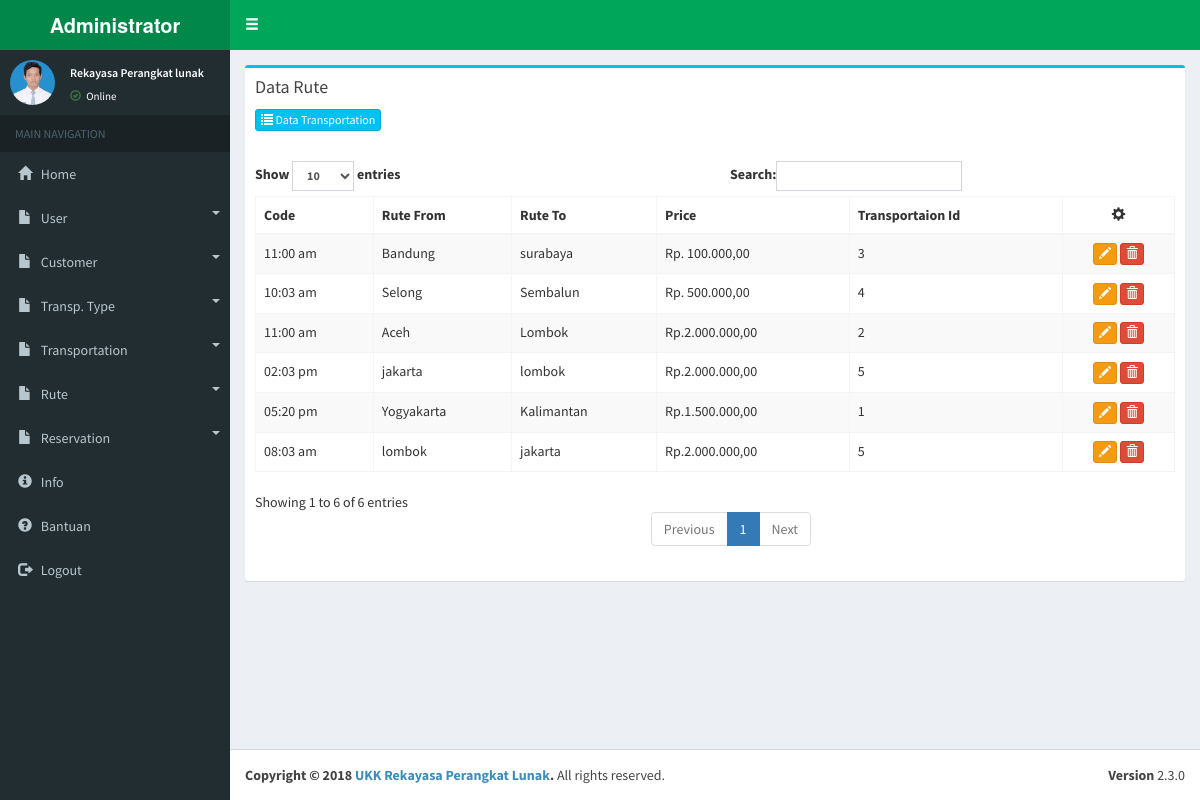
Page /admin/index.php?page=list_rute (signed in) on the committed database.
### tables this page shows
CREATE TABLE IF NOT EXISTS `rute` (
  `id_rute` int(11) NOT NULL,
  `depart_at` varchar(15) NOT NULL,
  `rute_from` varchar(100) NOT NULL,
  `rute_to` varchar(100) NOT NULL,
  `price` varchar(50) NOT NULL,
  `transportationid` int(11) NOT NULL
);

### admin/data/s-rute.php (the view, shortened to what this page needs)
<div class="row">
	<div class="col-xs-12">
		<div class="box box-info">
			<div class="box-header">
				<h4 class="box-title">Data Rute</h4>
				<p><button type="button" class="btn btn-info btn-xs" data-toggle="modal" data-target="#data-transp"><span class="glyphicon glyphicon-list"></span> Data Transportation</button></p>
			</div>
			<div class="box-body">
				<table id="example1" class="table table-bordered table-striped">
					<thead>
						<tr>
							<th>Code</th>
							<th>Rute From</th>
							<th>Rute To</th>
							<th>Price</th>
							<th>Transportaion Id</th>
							<th class="text-center"><span class="glyphicon glyphicon-cog"></span></th>
						</tr>
					</thead>
					<tbody>
						<?php
							$qu = mysqli_query($conn,"select * from rute order by id_rute desc");
							while ($has = mysqli_fetch_row($qu)) {
								echo "
									<tr>
									<td>$has[1]</td>
									<td>$has[2]</td>
									<td>$has[3]</td>
									<td>$has[4]</td>
									<td>$has[5]</td>
									<td class='text-center'>
										<a href='index.php?page=rute&id_rute=$has[0]'><span data-placement='top' data-toggle='tooltip' title='Update'><button type='button' class='btn btn-warning btn-xs' data-toggle='modal' data-target='#update' data-title='Update'><span class='glyphicon glyphicon-pencil'></span></button></span></a>
										<span data-placement='top' data-toggle='tooltip' title='Delete'><button onclick='datadel($has[0],&#39;list_rute&#39;)' type='button' class='btn btn-danger btn-xs' data-toggle='modal' data-target='#myModal' data-title='Delete'><span class='glyphicon glyphicon-trash'></span></button></span>
									</td>
									</tr>
								";
							}
						 ?>
					</tbody>
				</table>
			</div>
		</div>
	</div>
</div>

### rows in the picture
rute: depart_at "10:03 am", rute_from "Selong", rute_to "Sembalun", price "Rp. 500.000,00", transportationid "4"
rute: depart_at "11:00 am", rute_from "Bandung", rute_to "surabaya", price "Rp. 100.000,00", transportationid "3"
rute: depart_at "11:00 am", rute_from "Aceh", rute_to "Lombok", price "Rp.2.000.000,00", transportationid "2"
rute: depart_at "05:20 pm", rute_from "Yogyakarta", rute_to "Kalimantan", price "Rp.1.500.000,00", transportationid "1"
rute: depart_at "02:03 pm", rute_from "jakarta", rute_to "lombok", price "Rp.2.000.000,00", transportationid "5"
rute: depart_at "08:03 am", rute_from "lombok", rute_to "jakarta", price "Rp.2.000.000,00", transportationid "5"

### other values in the picture
$_SESSION['fullname'] "Rekayasa Perangkat lunak"
